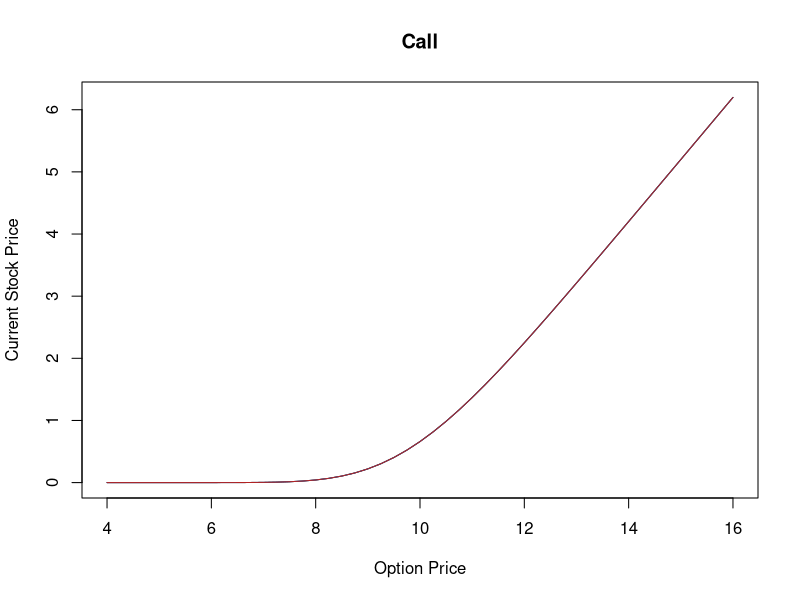
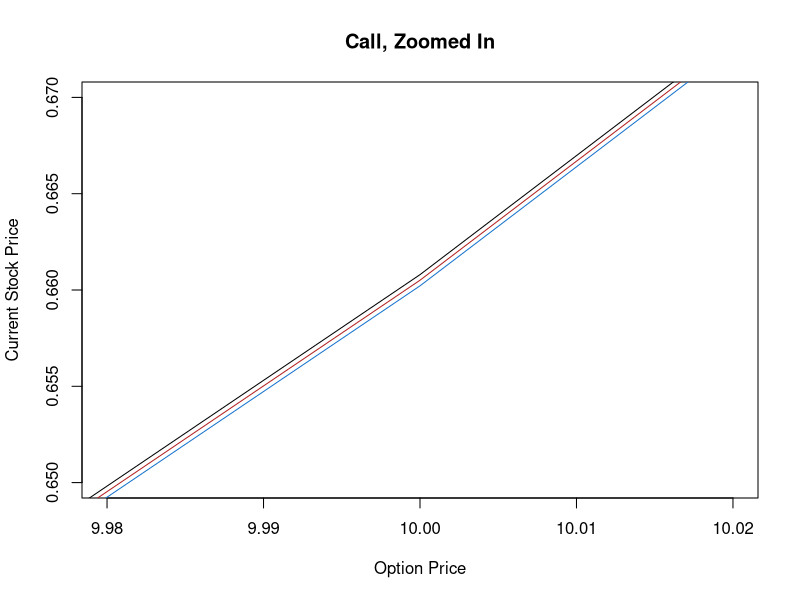
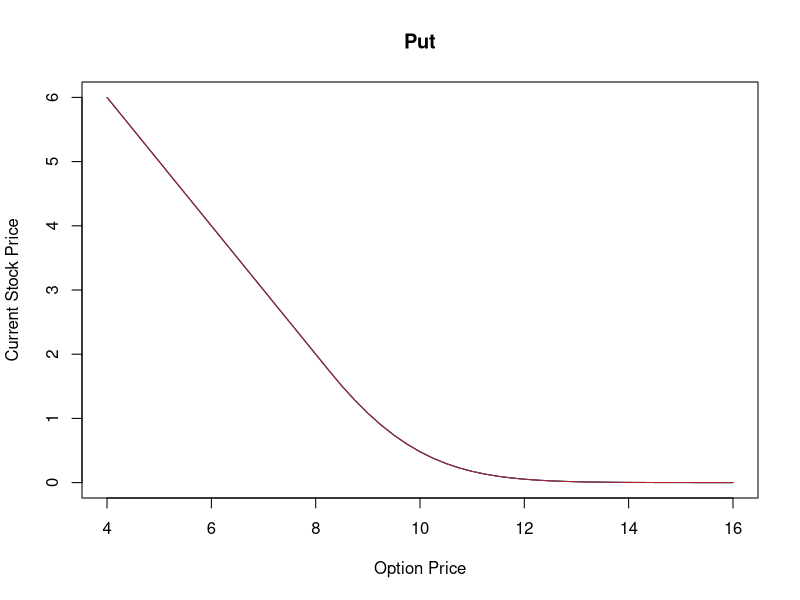
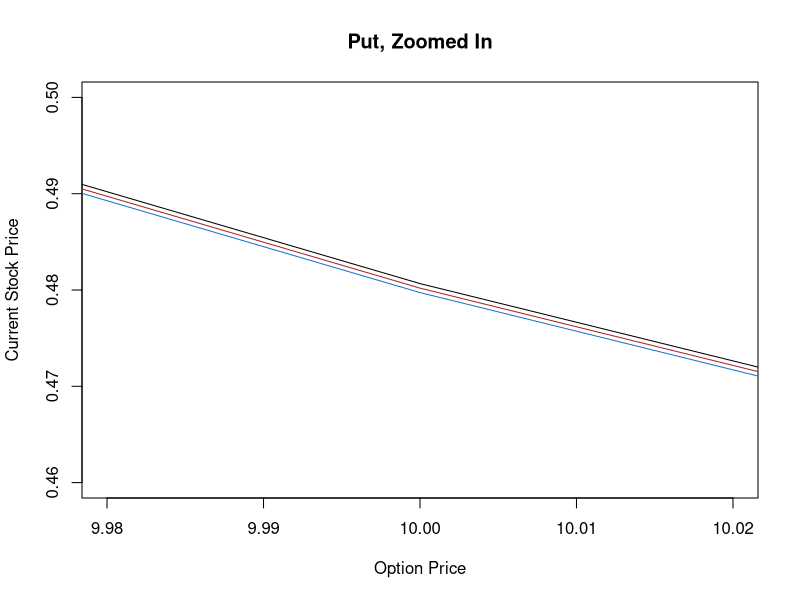

Write R code to recreate these figures, in order.
s_range <- seq(4,16,0.25)
calls <- read.csv('calls.csv', header = F)
calls <- as.data.frame(calls)
plot(x = s_range, calls[1,], type = 'l', main = 'Call', xlab = 'Option Price', ylab = 'Current Stock Price')
lines(x = s_range, calls[2,], col = 'dodgerblue3')
lines(x = s_range, calls[3,], col = 'firebrick')
plot(x = s_range, calls[1,], type = 'l', xlim = c(9.98,10.02), ylim = c(0.65,0.67),main = 'Call, Zoomed In', xlab = 'Option Price', ylab = 'Current Stock Price')
lines(x = s_range, calls[2,], col = 'dodgerblue3')
lines(x = s_range, calls[3,], col = 'firebrick')

puts <- read.csv('puts.csv', header = F)
puts <- as.data.frame(puts)
plot(x = s_range, puts[1,], type = 'l',main = 'Put', xlab = 'Option Price', ylab = 'Current Stock Price')
lines(x = s_range, puts[2,], col = 'dodgerblue3')
lines(x = s_range, puts[3,], col = 'firebrick')
plot(x = s_range, puts[1,], type = 'l', xlim = c(9.98,10.02), ylim = c(0.46,0.5),main = 'Put, Zoomed In', xlab = 'Option Price', ylab = 'Current Stock Price')
lines(x = s_range, puts[2,], col = 'dodgerblue3')
lines(x = s_range, puts[3,], col = 'firebrick')
